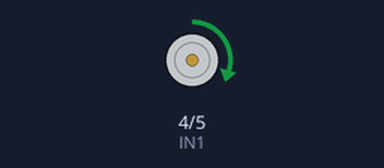
Bench run of a sketch on a simulated Arduino Uno, built with avr-gcc and run on an emulated ATmega328P. Shown: motor-driver pin pairs drawn as motors (green arrow = first pin HIGH = forward, orange = second pin HIGH = backward, longer = more drive, scaled by the enable pin).

Above: at 0.2 s.
Timing chart, 0 to 3.0 s (numbered marks = the images above):
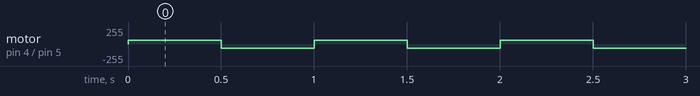

The sketch:

L298N_MOTOR_DC.ino
```cpp
const int enA = 3; //membuat parameter enA untuk L298N dan terhubung dengan pin 3 arduino
const int IN1 = 4; //membuat parameter IN1 untuk L298N dan terhubung dengan pin 4 arduino
const int IN2 = 5; //membuat parameter IN2 untuk L298N dan terhubung dengan pin A1 arduino

void setup(){
  //setting paraemter sebagai input dan output
  pinMode(enA, OUTPUT);
  pinMode(IN1, OUTPUT);
  pinMode(IN2, OUTPUT);
}

void loop(){
  analogWrite(enA, 60); //membuat kecepatan motor DC sebesar 60
  //membuat kondisi motor dc berputar kedepan/kebelakang sesuaikan saja
  digitalWrite(IN1, HIGH);
  digitalWrite(IN2, LOW);
  delay(500); //jeda proses 0.5 detik\

  analogWrite(enA, 60); //membuat kecepatan motor DC sebesar 60
  //membuat kondisi motor dc berputar kedepan/kebelakang sesuaikan saja
  digitalWrite(IN1, LOW);
  digitalWrite(IN2, HIGH);
  delay(500); //jeda proses 0.5 detik
}
```

Measured:
- by itself, motor on pin 4 (IN1) / pin 5 (IN2): alternates forward 60/255 for 0.50 s and backward 60/255 for 0.50 s
